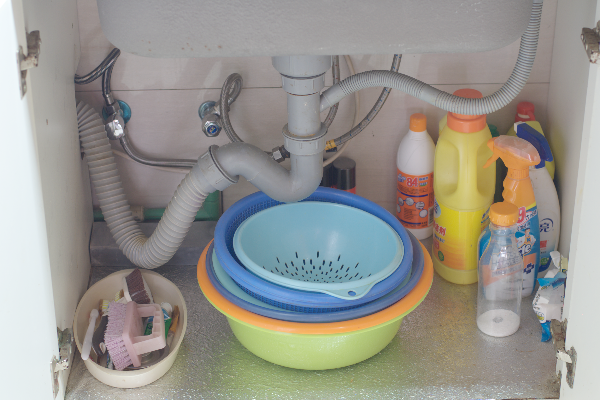
#> input picture 9week/img.png, 600 x 400 px, found by its file name
$ python CannyEdge.py   (older library calls are emulated)
#> lines starting #> are read from the running program, lines starting #| are printed output that depends on the picture
import cv2
import numpy as np

width = 320
height = 240

img_org = cv2.imread('img.png')
#> img_org is the input picture: shape (400, 600, 3); mean B, G, R 142.2, 148.5, 150.2
img_res = cv2.resize(img_org, (width, height))
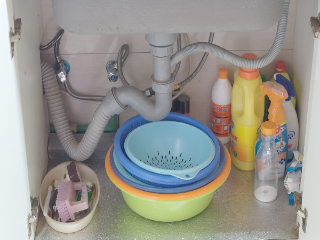
#> img_res: shape (240, 320, 3); mean B, G, R 142.2, 148.5, 150.1
gray = cv2.cvtColor(img_res, cv2.COLOR_BGR2GRAY)
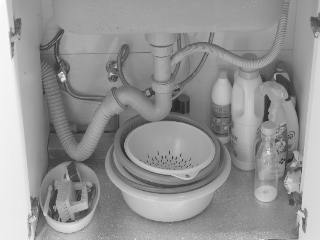
#> gray: shape (240, 320); min 39, max 255, mean 148.3
sobel = cv2.Sobel(gray, cv2.CV_8U, 1, 0 ,3)
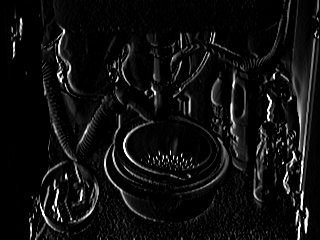
#> sobel: shape (240, 320); min 0, max 255, mean 15.4
canny = cv2.Canny(gray, 50, 150)
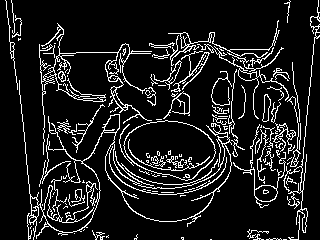
#> canny: shape (240, 320); 11.4% white in thin lines or dots
cframe = np.hstack((gray, sobel, canny))
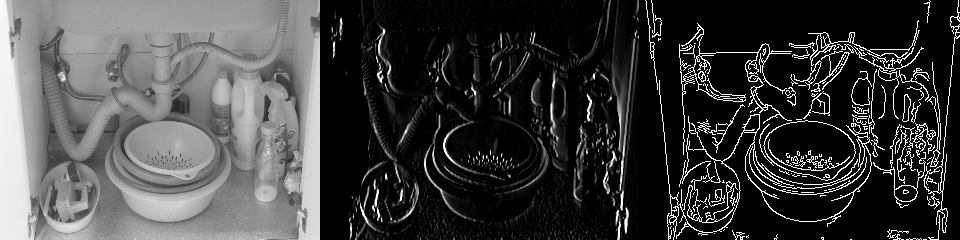
#> cframe: shape (240, 960); min 0, max 255, mean 64.2

cv2.imshow('Gray, Sobel, Canny', cframe)

cv2.waitKey()
